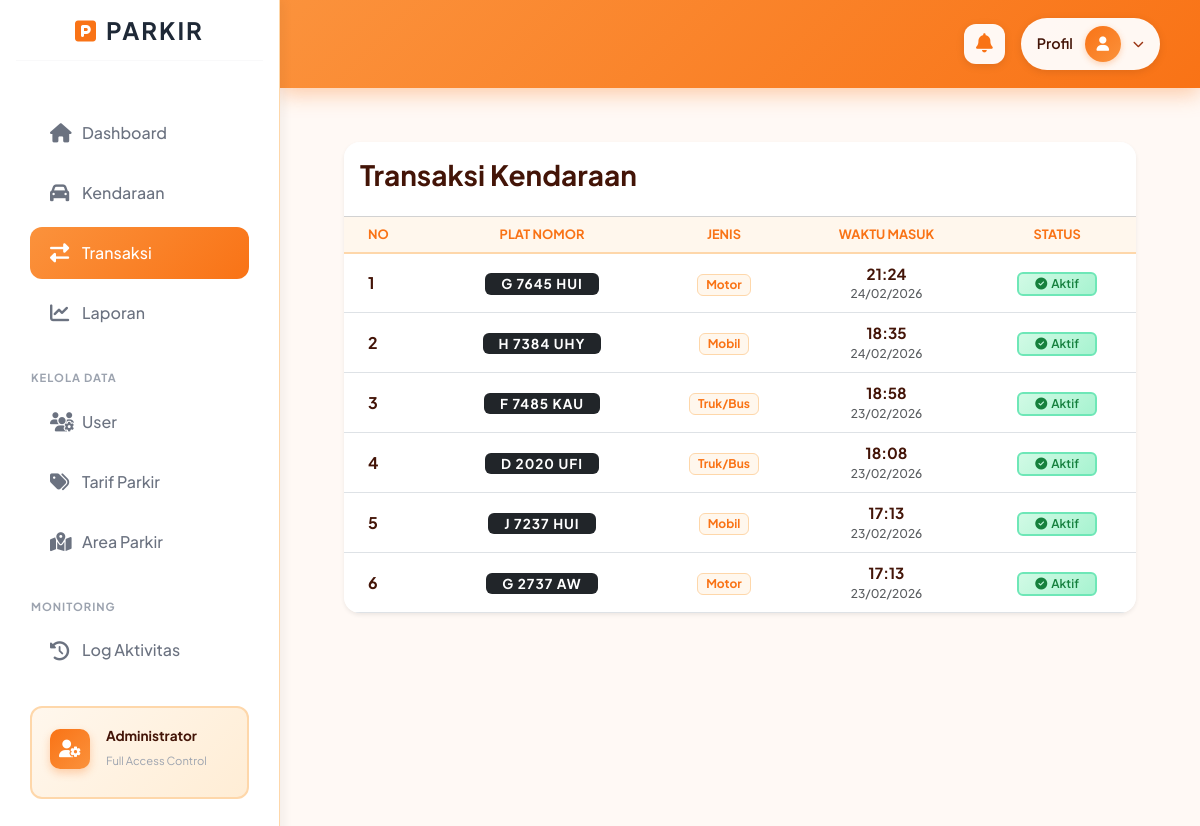
Before: /index.php?c=Transaksi&m=index (signed in) with the older database file.
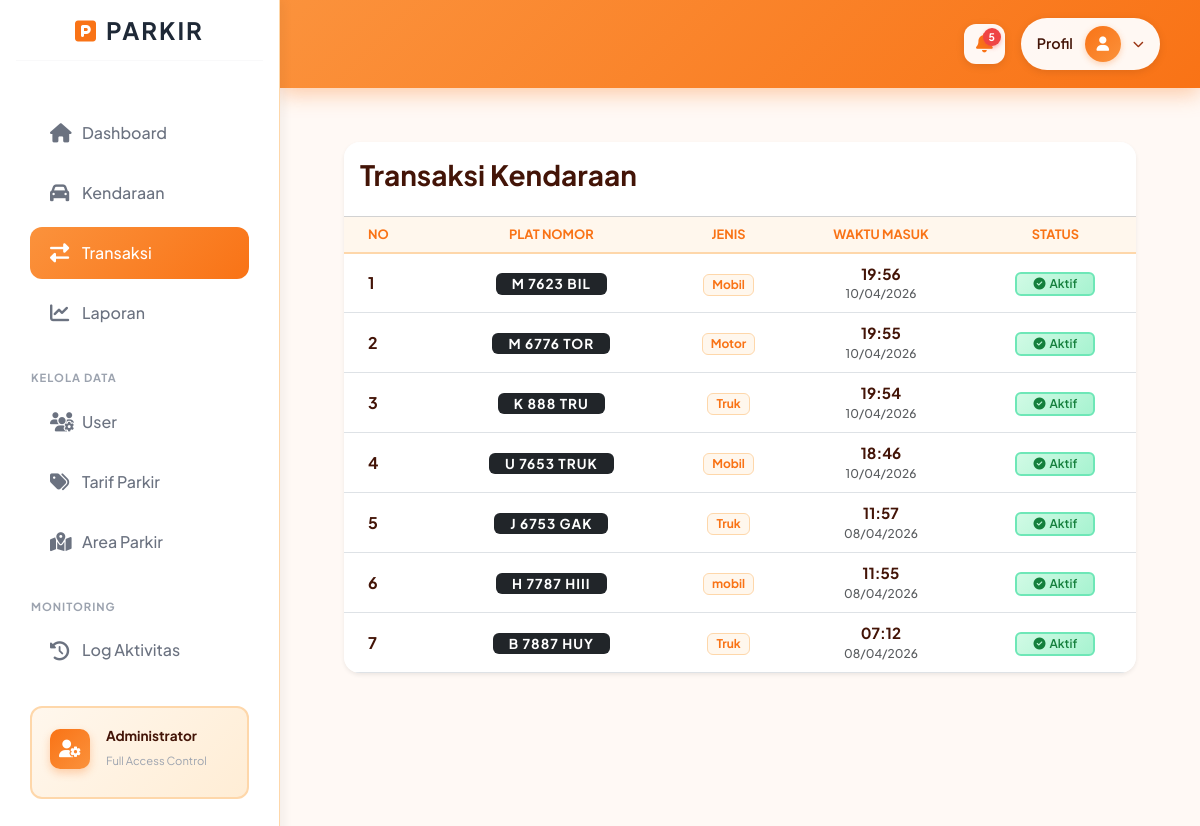
After: the same page with the newer database file.
### tables this page shows
CREATE TABLE `tb_transaksi` (
  `id_parkir` int NOT NULL,
  `id_kendaraan` int NOT NULL,
  `id_area` int NOT NULL,
  `id_tarif` int DEFAULT NULL,
  `id_user` int DEFAULT NULL,
  `waktu_masuk` datetime NOT NULL DEFAULT CURRENT_TIMESTAMP,
  `waktu_keluar` datetime DEFAULT NULL,
  `durasi_jam` int DEFAULT NULL,
  `biaya_total` decimal(10,0) DEFAULT '0',
  `metode_bayar` varchar(50) DEFAULT 'Tunai',
  `status` enum('masuk','keluar') DEFAULT 'masuk'
);

CREATE TABLE `tb_kendaraan` (
  `id_kendaraan` int NOT NULL,
  `plat_nomor` varchar(20) NOT NULL,
  `jenis_kendaraan` varchar(50) NOT NULL,
  `warna` varchar(50) DEFAULT NULL,
  `pemilik` varchar(100) DEFAULT NULL,
  `id_user` int DEFAULT NULL
);

### controllers/TransaksiController.php (called while the page is built, shortened)
<?php
class TransaksiController {
    public function index() {
        $data = (new TransaksiModel)->all();
        include "views/transaksi/list.php";
        include "views/layout/footer.php";
    }
}

### config/database.php (called while the page is built)
<?php
class Database {
    public static function connect() {
        $host     = "localhost";
        $dbname   = "db_parkir";
        $username = "root";
        $password = "";
        try {
            $pdo = new PDO("mysql:host=$host;dbname=$dbname;charset=utf8", $username, $password);
            $pdo->setAttribute(PDO::ATTR_ERRMODE, PDO::ERRMODE_EXCEPTION);
            $pdo->exec("SET time_zone = '+07:00'");
            return $pdo;
        } catch (PDOException $e) {
            die("Koneksi database gagal: " . $e->getMessage());
        }
    }
}

### models/TransaksiModel.php (called while the page is built, shortened)
<?php
class TransaksiModel {
  private $db;
  function __construct(){
    $this->db = Database::connect();
  }
  function all(){
    $sql = "SELECT t.*, k.plat_nomor, k.jenis_kendaraan, a.nama_area
            FROM tb_transaksi t
            JOIN tb_kendaraan k ON t.id_kendaraan = k.id_kendaraan
            JOIN tb_area_parkir a ON t.id_area = a.id_area
            WHERE t.status = 'masuk'
            ORDER BY t.id_parkir DESC";
    return $this->db->query($sql)->fetchAll(PDO::FETCH_ASSOC);
  }
}

### views/transaksi/list.php (the view, shortened to what the changed rows need)
<?php include "views/layout/header.php"; ?>
<link rel="stylesheet" href="assets/css/halaman.css">
<div class="container-fluid py-4 px-4">
    <div class="card border-0 shadow-sm rounded-4 overflow-hidden">
        <div class="table-responsive">
            <table class="table table-hover align-middle mb-0">
                <thead class="bg-light">
                    <tr>
                        <th class="ps-4">No</th>
                        <th class="text-center">Plat Nomor</th>
                        <th class="text-center">Jenis</th>
                        <th class="text-center">Waktu Masuk</th>
                        <th class="text-center">Status</th>
                    </tr>
                </thead>
                <tbody>
                <?php if (!empty($data)): ?>
                    <?php $no=1; foreach($data as $d): ?>
                        <tr style="height: 60px;">
                            <td class="ps-4 fw-bold"><?= $no++ ?></td>
                            <td class="text-center">
                                <span class="badge bg-dark px-3 py-1 text-uppercase"
                                      style="letter-spacing: 1px; font-size: 0.85rem;">
                                    <?= htmlspecialchars($d['plat_nomor']) ?>
                                </span>
                            </td>
                            <td class="text-center">
                                <span class="badge px-2 py-1" style="background: #fff7ed; color: #f97316; border: 1px solid #fed7aa; font-size: 0.75rem;">
                                    <?= htmlspecialchars($d['jenis_kendaraan']) ?>
                                </span>
                            </td>
                            <td class="text-center">
                                <div class="d-flex flex-column align-items-center">
                                    <strong style="font-size: 0.95rem;"><?= date('H:i', strtotime($d['waktu_masuk'])) ?></strong>
                                    <small class="text-muted" style="font-size: 0.75rem;"><?= date('d/m/Y', strtotime($d['waktu_masuk'])) ?></small>
                                </div>
                            </td>
                            <td class="text-center">
                                <span class="badge px-3 py-1" style="background: linear-gradient(135deg, #d1fae5, #a7f3d0); color: #15803d; border: 2px solid #6ee7b7; font-weight: 600; font-size: 0.75rem;">
                                    <i class="fas fa-check-circle me-1"></i>Aktif
                                </span>
                            </td>
                        </tr>
                    <?php endforeach; ?>
                <?php endif; ?>
                </tbody>
            </table>
        </div>
    </div>
</div>
<?php include "views/layout/footer.php"; ?>

### views/layout/header.php (shortened to what the changed rows need)
<!DOCTYPE html>
<html lang="id">
<head>
    <link rel="stylesheet" href="assets/css/halaman.css">
    <link href="https://cdn.jsdelivr.net/npm/bootstrap@5.3.0/dist/css/bootstrap.min.css" rel="stylesheet">
    <link rel="stylesheet" href="https://cdnjs.cloudflare.com/ajax/libs/font-awesome/6.4.0/css/all.min.css">
</head>
<body>
<?php
$user_role = $_SESSION['user']['role'] ?? 'guest';
?>
<div class="wrapper">
    <div id="content">
    <nav class="top-navbar d-flex justify-content-between align-items-center">
        <div class="d-flex align-items-center gap-3">
            <?php if($user_role == 'admin'): ?>
            <div class="dropdown">
                <?php
                $db = Database::connect();
                $today = date('Y-m-d');
                $query = "SELECT t.*, k.plat_nomor, k.jenis_kendaraan
                         FROM tb_transaksi t
                         JOIN tb_kendaraan k ON t.id_kendaraan = k.id_kendaraan
                         WHERE DATE(t.waktu_keluar) = ? AND t.status = 'keluar'
                         ORDER BY t.waktu_keluar DESC
                         LIMIT 5";
                $stmt = $db->prepare($query);
                $stmt->execute([$today]);
                $notif_keluar = $stmt->fetchAll(PDO::FETCH_ASSOC);
                $jumlah_keluar = count($notif_keluar);
                ?>
                <div class="notif-trigger"
                    id="dropdownNotif"
                    data-bs-toggle="dropdown"
                    aria-expanded="false"
                    style="cursor: pointer; position: relative; padding: 8px 12px; background: rgba(255, 255, 255, 0.95); border-radius: 12px; transition: all 0.3s ease; box-shadow: 0 2px 8px rgba(0,0,0,0.1);">
                    <i class="fas fa-bell" style="color: #f97316; font-size: 1.2rem;"></i>
                    <?php if($jumlah_keluar > 0): ?>
                    <span class="notif-badge" style="position: absolute; top: 4px; right: 4px; background: #ef4444; color: white; border-radius: 50%; width: 18px; height: 18px; display: flex; align-items: center; justify-content: center; font-size: 0.65rem; font-weight: 700; box-shadow: 0 2px 4px rgba(239, 68, 68, 0.4);">
                        <?= $jumlah_keluar ?>
                    </span>
                    <?php endif; ?>
                </div>
            </div>
            <?php endif; ?>
        </div>
    </nav>
        <div class="container-fluid">

Changed rows visible on the page:
no longer on this page (row edited): tb_transaksi: id_kendaraan.plat_nomor "G 7645 HUI", id_kendaraan.jenis_kendaraan "Motor", waktu_masuk "21:24", waktu_masuk "24/02/2026"
no longer on this page (row edited): tb_transaksi: id_kendaraan.plat_nomor "H 7384 UHY", id_kendaraan.jenis_kendaraan "Mobil", waktu_masuk "18:35", waktu_masuk "24/02/2026"
no longer on this page (row edited): tb_transaksi: id_kendaraan.plat_nomor "F 7485 KAU", id_kendaraan.jenis_kendaraan "Truk/Bus", waktu_masuk "18:58", waktu_masuk "23/02/2026"
no longer on this page (row edited): tb_transaksi: id_kendaraan.plat_nomor "D 2020 UFI", id_kendaraan.jenis_kendaraan "Truk/Bus", waktu_masuk "18:08", waktu_masuk "23/02/2026"
removed tb_transaksi: id_kendaraan.plat_nomor "J 7237 HUI", id_kendaraan.jenis_kendaraan "Mobil", waktu_masuk "17:13", waktu_masuk "23/02/2026"
removed tb_transaksi: id_kendaraan.plat_nomor "G 2737 AW", id_kendaraan.jenis_kendaraan "Motor", waktu_masuk "17:13", waktu_masuk "23/02/2026"
added tb_transaksi: id_kendaraan.plat_nomor "M 7623 BIL", id_kendaraan.jenis_kendaraan "Mobil", waktu_masuk "19:56", waktu_masuk "10/04/2026"
added tb_transaksi: id_kendaraan.plat_nomor "M 6776 TOR", id_kendaraan.jenis_kendaraan "Motor", waktu_masuk "19:55", waktu_masuk "10/04/2026"
added tb_transaksi: id_kendaraan.plat_nomor "K 888 TRU", id_kendaraan.jenis_kendaraan "Truk", waktu_masuk "19:54", waktu_masuk "10/04/2026"
added tb_transaksi: id_kendaraan.plat_nomor "U 7653 TRUK", id_kendaraan.jenis_kendaraan "Mobil", waktu_masuk "18:46", waktu_masuk "10/04/2026"
added tb_transaksi: id_kendaraan.plat_nomor "J 6753 GAK", id_kendaraan.jenis_kendaraan "Truk", waktu_masuk "11:57", waktu_masuk "08/04/2026"
added tb_transaksi: id_kendaraan.plat_nomor "H 7787 HIII", id_kendaraan.jenis_kendaraan "mobil", waktu_masuk "11:55", waktu_masuk "08/04/2026"
added tb_transaksi: id_kendaraan.plat_nomor "B 7887 HUY", id_kendaraan.jenis_kendaraan "Truk", waktu_masuk "07:12", waktu_masuk "08/04/2026"
Other visible differences:
$jumlah_keluar: (not shown) → "5"
